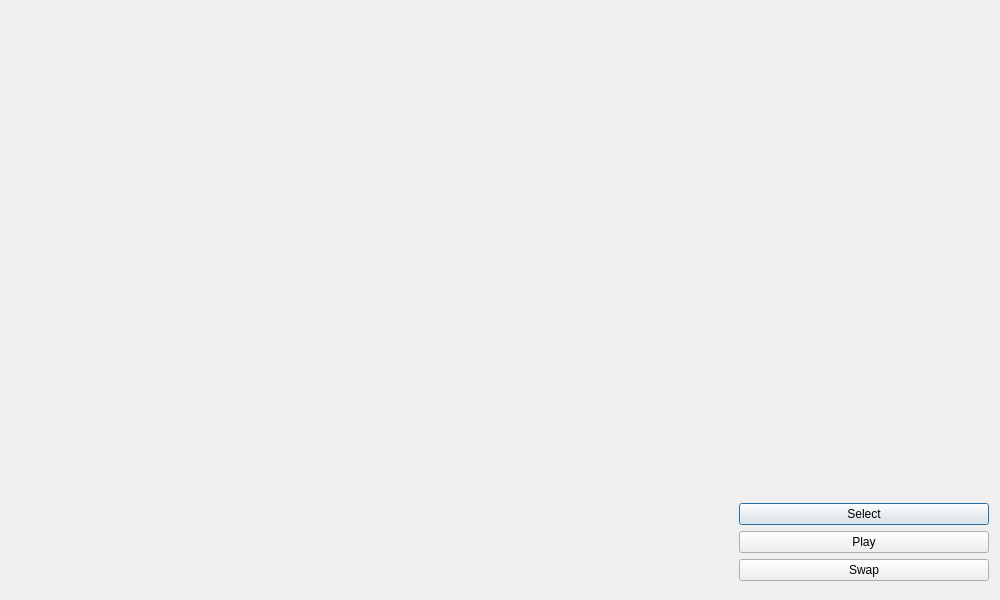
<?xml version="1.0" encoding="UTF-8"?>
<ui version="4.0">
 <class>ReplayDialog</class>
 <widget class="QDialog" name="ReplayDialog">
  <property name="geometry">
   <rect>
    <x>0</x>
    <y>0</y>
    <width>1000</width>
    <height>600</height>
   </rect>
  </property>
  <property name="minimumSize">
   <size>
    <width>1000</width>
    <height>600</height>
   </size>
  </property>
  <property name="maximumSize">
   <size>
    <width>1000</width>
    <height>600</height>
   </size>
  </property>
  <property name="windowTitle">
   <string>Dialog</string>
  </property>
  <layout class="QGridLayout" name="gridLayout_2">
   <item row="0" column="1">
    <layout class="QVBoxLayout" name="verticalLayout">
     <item>
      <widget class="QWidget" name="widget" native="true">
       <property name="minimumSize">
        <size>
         <width>250</width>
         <height>225</height>
        </size>
       </property>
       <property name="maximumSize">
        <size>
         <width>250</width>
         <height>225</height>
        </size>
       </property>
       <widget class="QStackedWidget" name="stackedWidget_2">
        <property name="geometry">
         <rect>
          <x>0</x>
          <y>10</y>
          <width>241</width>
          <height>181</height>
         </rect>
        </property>
        <widget class="QWidget" name="smallLidar"/>
        <widget class="QWidget" name="smallCamera"/>
       </widget>
      </widget>
     </item>
     <item>
      <widget class="QLabel" name="label">
       <property name="minimumSize">
        <size>
         <width>0</width>
         <height>25</height>
        </size>
       </property>
       <property name="maximumSize">
        <size>
         <width>16777215</width>
         <height>25</height>
        </size>
       </property>
       <property name="text">
        <string/>
       </property>
      </widget>
     </item>
     <item alignment="Qt::AlignmentFlag::AlignHCenter">
      <widget class="QWidget" name="widget_2" native="true">
       <property name="minimumSize">
        <size>
         <width>120</width>
         <height>200</height>
        </size>
       </property>
       <property name="maximumSize">
        <size>
         <width>120</width>
         <height>200</height>
        </size>
       </property>
      </widget>
     </item>
     <item>
      <layout class="QHBoxLayout" name="horizontalLayout_4">
       <item>
        <layout class="QVBoxLayout" name="verticalLayout_3">
         <item>
          <widget class="QPushButton" name="pushButton">
           <property name="text">
            <string>Select</string>
           </property>
          </widget>
         </item>
         <item>
          <widget class="QPushButton" name="pushButton_2">
           <property name="text">
            <string>Play</string>
           </property>
          </widget>
         </item>
         <item>
          <widget class="QPushButton" name="pushButton_3">
           <property name="text">
            <string>Swap</string>
           </property>
          </widget>
         </item>
        </layout>
       </item>
      </layout>
     </item>
    </layout>
   </item>
   <item row="0" column="0">
    <widget class="QStackedWidget" name="stackedWidget">
     <widget class="QWidget" name="bigLidar"/>
     <widget class="QWidget" name="bigCamera"/>
    </widget>
   </item>
  </layout>
 </widget>
 <resources/>
 <connections/>
</ui>
